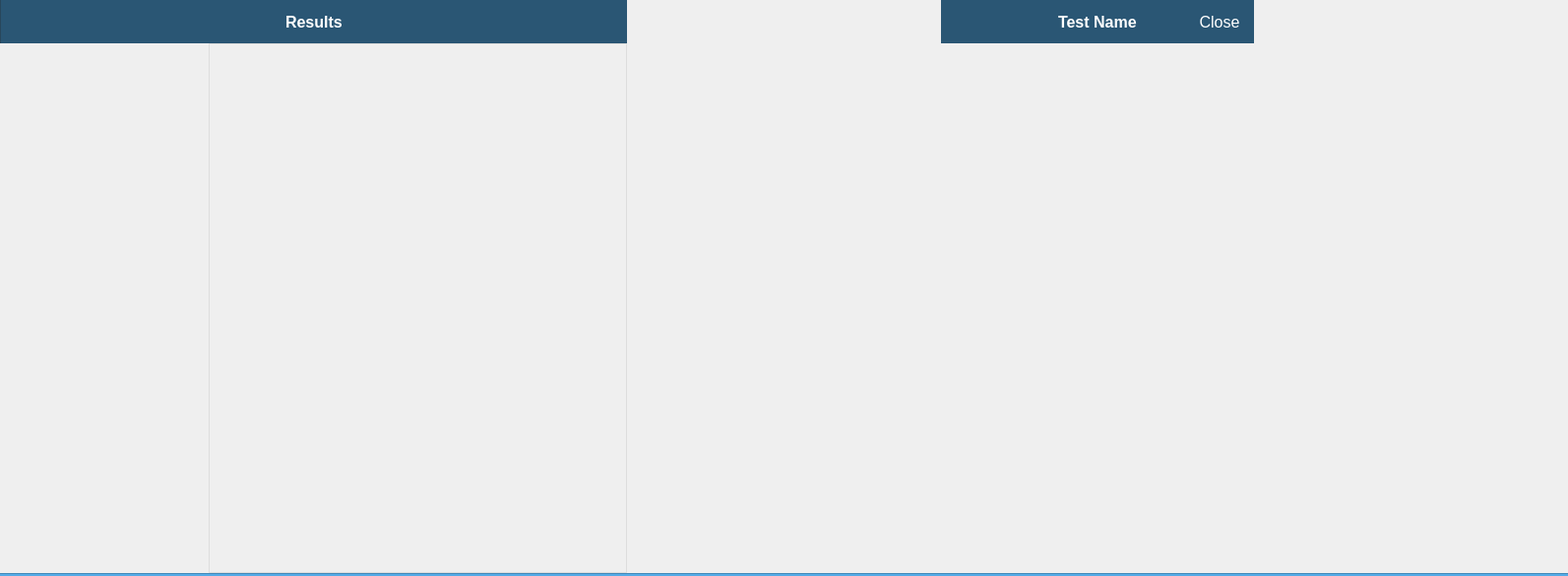
<?xml version="1.0" encoding="UTF-8"?>
<ui version="4.0">
 <class>ResultsPage</class>
 <widget class="QWidget" name="ResultsPage">
  <property name="geometry">
   <rect>
    <x>0</x>
    <y>0</y>
    <width>1593</width>
    <height>585</height>
   </rect>
  </property>
  <property name="minimumSize">
   <size>
    <width>0</width>
    <height>0</height>
   </size>
  </property>
  <property name="windowTitle">
   <string>ResultsPage</string>
  </property>
  <property name="styleSheet">
   <string notr="true">QWidget
{
	outline: hidden;
}

QWidget#resultsScrollWidgetContainer
{
	border-style: solid;
	border-color: #ddd;
	border-width: 1px 1px 1px 1px;
}

QLabel#bottomLine1
{
	background: #4389b9
}

QLabel#bottomLine2
{
	background: #54abe7;
}

QLabel#sectionTitleLabel,#subresultsTitleLabel
{
	color: #fff;
	font-weight: bold;
	font-size: 16px;
}

QWidget#topBar,#subresultsTopBar
{
	border-style: solid;
	border-color: #28475c;
	border-width: 0px 0px 0px 1px;
	background-color: #2a5674;
}

QLabel#sectionTitleLabel,#subresultsTItleLabel
{
	background-color: #2a5674;
	color: #fff;
	font-weight: bold;
	font-size: 16px;
}

QPushButton#subresultsCloseButton,#subresultsHiddenButton {
	background-color: #2a5674;
	border: none;
	min-width: 70px; max-width: 70px;
	color: #fff;
	font-weight: normal;
	font-size: 16px;
}

QPushButton#subresultsCloseButton:hover
{
	background-color: #2d5c7c;
}

QPushButton#subresultsCloseButton:pressed
{
	background-color: #27516d;
}

QPushButton#subresultsHiddenButton
{
	color: #2a5674;
}
</string>
  </property>
  <layout class="QVBoxLayout" name="verticalLayout_2">
   <property name="spacing">
    <number>0</number>
   </property>
   <property name="leftMargin">
    <number>0</number>
   </property>
   <property name="topMargin">
    <number>0</number>
   </property>
   <property name="rightMargin">
    <number>0</number>
   </property>
   <property name="bottomMargin">
    <number>0</number>
   </property>
   <item>
    <layout class="QHBoxLayout" name="horizontalLayout" stretch="2,1,1,1">
     <property name="spacing">
      <number>0</number>
     </property>
     <property name="rightMargin">
      <number>0</number>
     </property>
     <item>
      <widget class="QWidget" name="resultsPanel" native="true">
       <property name="sizePolicy">
        <sizepolicy hsizetype="Expanding" vsizetype="Expanding">
         <horstretch>0</horstretch>
         <verstretch>0</verstretch>
        </sizepolicy>
       </property>
       <layout class="QVBoxLayout" name="verticalLayout_3">
        <property name="spacing">
         <number>0</number>
        </property>
        <property name="leftMargin">
         <number>0</number>
        </property>
        <property name="topMargin">
         <number>0</number>
        </property>
        <property name="rightMargin">
         <number>0</number>
        </property>
        <property name="bottomMargin">
         <number>0</number>
        </property>
        <item>
         <widget class="QWidget" name="topBar" native="true">
          <property name="minimumSize">
           <size>
            <width>0</width>
            <height>44</height>
           </size>
          </property>
          <property name="maximumSize">
           <size>
            <width>16777215</width>
            <height>44</height>
           </size>
          </property>
          <layout class="QHBoxLayout" name="horizontalLayout_6">
           <property name="spacing">
            <number>10</number>
           </property>
           <property name="leftMargin">
            <number>0</number>
           </property>
           <property name="topMargin">
            <number>0</number>
           </property>
           <property name="rightMargin">
            <number>0</number>
           </property>
           <property name="bottomMargin">
            <number>0</number>
           </property>
           <item>
            <spacer name="horizontalSpacer_3">
             <property name="orientation">
              <enum>Qt::Horizontal</enum>
             </property>
             <property name="sizeHint" stdset="0">
              <size>
               <width>40</width>
               <height>20</height>
              </size>
             </property>
            </spacer>
           </item>
           <item>
            <widget class="QLabel" name="sectionTitleLabel">
             <property name="text">
              <string>Results</string>
             </property>
            </widget>
           </item>
           <item>
            <spacer name="horizontalSpacer_4">
             <property name="orientation">
              <enum>Qt::Horizontal</enum>
             </property>
             <property name="sizeHint" stdset="0">
              <size>
               <width>40</width>
               <height>20</height>
              </size>
             </property>
            </spacer>
           </item>
          </layout>
         </widget>
        </item>
        <item>
         <layout class="QHBoxLayout" name="horizontalLayout_2" stretch="1,2">
          <property name="spacing">
           <number>0</number>
          </property>
          <item>
           <widget class="SelectableScrollWidget" name="resultsHistoryScrollWidget" native="true"/>
          </item>
          <item>
           <widget class="QWidget" name="resultsScrollWidgetContainer" native="true">
            <property name="sizePolicy">
             <sizepolicy hsizetype="Expanding" vsizetype="Expanding">
              <horstretch>0</horstretch>
              <verstretch>0</verstretch>
             </sizepolicy>
            </property>
            <property name="minimumSize">
             <size>
              <width>0</width>
              <height>0</height>
             </size>
            </property>
            <property name="maximumSize">
             <size>
              <width>16777215</width>
              <height>16777215</height>
             </size>
            </property>
            <layout class="QVBoxLayout" name="verticalLayout_4">
             <property name="spacing">
              <number>0</number>
             </property>
             <property name="leftMargin">
              <number>1</number>
             </property>
             <property name="topMargin">
              <number>0</number>
             </property>
             <property name="rightMargin">
              <number>1</number>
             </property>
             <property name="bottomMargin">
              <number>0</number>
             </property>
             <item>
              <widget class="ItemScrollWidget" name="resultsScrollWidget" native="true">
               <property name="sizePolicy">
                <sizepolicy hsizetype="Expanding" vsizetype="Expanding">
                 <horstretch>0</horstretch>
                 <verstretch>0</verstretch>
                </sizepolicy>
               </property>
              </widget>
             </item>
            </layout>
           </widget>
          </item>
         </layout>
        </item>
       </layout>
      </widget>
     </item>
     <item>
      <widget class="DescriptionWidget" name="descriptionPanel" native="true">
       <property name="sizePolicy">
        <sizepolicy hsizetype="Expanding" vsizetype="Expanding">
         <horstretch>0</horstretch>
         <verstretch>0</verstretch>
        </sizepolicy>
       </property>
      </widget>
     </item>
     <item>
      <widget class="QWidget" name="subresultsPanel" native="true">
       <property name="sizePolicy">
        <sizepolicy hsizetype="Expanding" vsizetype="Expanding">
         <horstretch>0</horstretch>
         <verstretch>0</verstretch>
        </sizepolicy>
       </property>
       <layout class="QVBoxLayout" name="verticalLayout_9">
        <property name="spacing">
         <number>0</number>
        </property>
        <property name="leftMargin">
         <number>0</number>
        </property>
        <property name="topMargin">
         <number>0</number>
        </property>
        <property name="rightMargin">
         <number>0</number>
        </property>
        <property name="bottomMargin">
         <number>0</number>
        </property>
        <item>
         <widget class="QWidget" name="subresultsTopBar" native="true">
          <property name="minimumSize">
           <size>
            <width>0</width>
            <height>44</height>
           </size>
          </property>
          <property name="maximumSize">
           <size>
            <width>16777215</width>
            <height>44</height>
           </size>
          </property>
          <layout class="QHBoxLayout" name="horizontalLayout_8">
           <property name="spacing">
            <number>0</number>
           </property>
           <property name="leftMargin">
            <number>0</number>
           </property>
           <property name="topMargin">
            <number>0</number>
           </property>
           <property name="rightMargin">
            <number>0</number>
           </property>
           <property name="bottomMargin">
            <number>0</number>
           </property>
           <item>
            <widget class="QPushButton" name="subresultsHiddenButton">
             <property name="sizePolicy">
              <sizepolicy hsizetype="Minimum" vsizetype="Expanding">
               <horstretch>0</horstretch>
               <verstretch>0</verstretch>
              </sizepolicy>
             </property>
             <property name="text">
              <string>Close</string>
             </property>
             <property name="flat">
              <bool>false</bool>
             </property>
            </widget>
           </item>
           <item>
            <spacer name="horizontalSpacer_9">
             <property name="orientation">
              <enum>Qt::Horizontal</enum>
             </property>
             <property name="sizeHint" stdset="0">
              <size>
               <width>40</width>
               <height>20</height>
              </size>
             </property>
            </spacer>
           </item>
           <item>
            <widget class="QLabel" name="subresultsTitleLabel">
             <property name="text">
              <string>Test Name</string>
             </property>
            </widget>
           </item>
           <item>
            <spacer name="horizontalSpacer_10">
             <property name="orientation">
              <enum>Qt::Horizontal</enum>
             </property>
             <property name="sizeHint" stdset="0">
              <size>
               <width>40</width>
               <height>20</height>
              </size>
             </property>
            </spacer>
           </item>
           <item>
            <widget class="QPushButton" name="subresultsCloseButton">
             <property name="sizePolicy">
              <sizepolicy hsizetype="Minimum" vsizetype="Expanding">
               <horstretch>0</horstretch>
               <verstretch>0</verstretch>
              </sizepolicy>
             </property>
             <property name="text">
              <string>Close</string>
             </property>
             <property name="flat">
              <bool>false</bool>
             </property>
            </widget>
           </item>
          </layout>
         </widget>
        </item>
        <item>
         <widget class="ScrollWidget" name="subresultsScrollWidget" native="true">
          <property name="sizePolicy">
           <sizepolicy hsizetype="Expanding" vsizetype="Expanding">
            <horstretch>0</horstretch>
            <verstretch>0</verstretch>
           </sizepolicy>
          </property>
         </widget>
        </item>
       </layout>
      </widget>
     </item>
     <item>
      <widget class="ResultDetailPage" name="diagramPanel" native="true"/>
     </item>
    </layout>
   </item>
   <item>
    <widget class="QLabel" name="bottomLine1">
     <property name="minimumSize">
      <size>
       <width>0</width>
       <height>1</height>
      </size>
     </property>
     <property name="maximumSize">
      <size>
       <width>16777215</width>
       <height>1</height>
      </size>
     </property>
     <property name="text">
      <string/>
     </property>
    </widget>
   </item>
   <item>
    <widget class="QLabel" name="bottomLine2">
     <property name="minimumSize">
      <size>
       <width>0</width>
       <height>2</height>
      </size>
     </property>
     <property name="maximumSize">
      <size>
       <width>16777215</width>
       <height>2</height>
      </size>
     </property>
     <property name="text">
      <string/>
     </property>
    </widget>
   </item>
  </layout>
 </widget>
 <layoutdefault spacing="6" margin="11"/>
 <customwidgets>
  <customwidget>
   <class>SelectableScrollWidget</class>
   <extends>QWidget</extends>
   <header location="global">SelectableScrollWidget.h</header>
   <container>1</container>
  </customwidget>
  <customwidget>
   <class>ScrollWidget</class>
   <extends>QWidget</extends>
   <header location="global">ScrollWidget.h</header>
   <container>1</container>
  </customwidget>
  <customwidget>
   <class>DescriptionWidget</class>
   <extends>QWidget</extends>
   <header location="global">DescriptionWidget.h</header>
   <container>1</container>
  </customwidget>
  <customwidget>
   <class>ResultDetailPage</class>
   <extends>QWidget</extends>
   <header location="global">ResultDetailPage.h</header>
   <container>1</container>
  </customwidget>
  <customwidget>
   <class>ItemScrollWidget</class>
   <extends>QWidget</extends>
   <header>ItemScrollWidget.h</header>
   <container>1</container>
  </customwidget>
 </customwidgets>
 <resources>
  <include location="resources.qrc"/>
 </resources>
 <connections/>
</ui>
